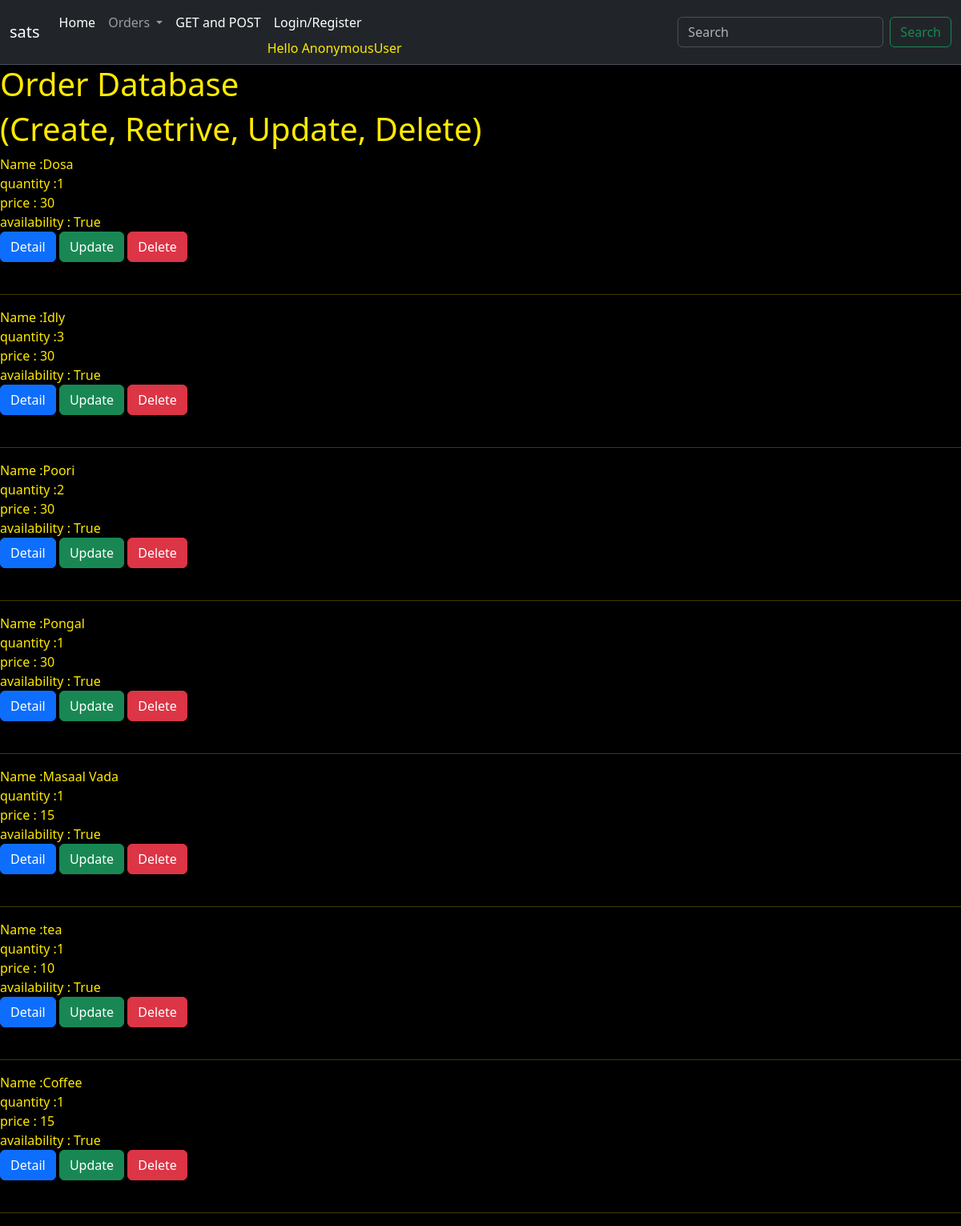
The page / on the database its author committed.
### bro_app/models.py (models this page shows)
class Order(models.Model):
    name = models.CharField(max_length=100)
    quantity = models.IntegerField()
    price = models.IntegerField()
    availability=models.BooleanField()

### bro_app/views.py (the view)
# urls.py: path('',Orderlist.as_view(), name = 'Orderlist'),
class Orderlist(ListView):
	model =Order
	template_name = 'CBV/Orderlist.html'

### templates/CBV/Orderlist.html
{% include 'base.html' %}
{% block content %}
    <h1>Order Database</h1>
    <h1>(Create, Retrive, Update, Delete)</h1>
    {% for object in object_list %}
    Name         :{{ object.name}}<br>
    quantity     :{{ object.quantity}} <br>
    price        : {{object.price}}<br>
    availability : {{object.availability}}<br>
    <div class="button-container">
        <a href = "{{ object.id }}/Orderdetail"><button type="button" class="btn btn-primary">Detail</button></a>
        <a href = "{{ object.id }}/Orderupdate"><button type="button" class="btn btn-success">Update</button></a>
        <a href = "{{ object.id }}/Orderdelete"><button type="button" class="btn btn-danger">Delete</button></a>
    </div>
    <br><hr>
    {% endfor %}
{% endblock %}

### templates/base.html (shortened to what this page needs)
<!doctype html>
<html lang="en">
  <head>
   <link href="https://cdn.jsdelivr.net/npm/bootstrap@5.3.1/dist/css/bootstrap.min.css" rel="stylesheet">
</head>
  <body>
            <nav class="navbar navbar-expand-lg bg-dark border-bottom border-body" data-bs-theme="dark">
        <div class="container-fluid">
          <a class="navbar-brand" href="#">sats</a>
          <div class="collapse navbar-collapse" id="navbarSupportedContent">
            <ul class="navbar-nav me-auto mb-2 mb-lg-0">
              <li class="nav-item">
                <a class="nav-link active" aria-current="page" href="{% url 'bro_app:home'%}">Home</a>
              </li>
              <li class="nav-item dropdown">
                <a class="nav-link dropdown-toggle" href="#" role="button" data-bs-toggle="dropdown" aria-expanded="false">
                  Orders
                </a>
                <li class="nav-item">
                  <a class="nav-link active" aria-current="page" href="{% url 'bro_app:dhana'%}">GET and POST</a>
                </li>
              </li>
              <li class="nav-item">
                {% if user.is_authenticated %}
                <a class="nav-link active" aria-current="page" href="{% url 'bro_app:logout' %}">Logout</a>
                {% else %}
                 <a class="nav-link active" aria-current="page" href="{% url 'bro_app:login_reg'%}">Login/Register</a>
                {% endif %}
                Hello {{ user }}
              </li>
            </ul>
            <form class="d-flex" role="search">
              <input class="form-control me-2" type="search" placeholder="Search" aria-label="Search">
              <button class="btn btn-outline-success" type="submit">Search</button>
            </form>
          </div>
        </div>
            </nav>
</body>
</html>

### templates/base.html (style rules this page uses)
body { background-color: rgb(0, 0, 0); color: rgba(255, 234, 0, 0.999); }

### rows shown on the page
Order: name "Dosa", quantity "1", price "30", availability "True"
Order: name "Idly", quantity "3", price "30", availability "True"
Order: name "Poori", quantity "2", price "30", availability "True"
Order: name "Pongal", quantity "1", price "30", availability "True"
Order: name "Masaal Vada", quantity "1", price "15", availability "True"
Order: name "tea", quantity "1", price "10", availability "True"
Order: name "Coffee", quantity "1", price "15", availability "True"

### other values the page prints
{{ user }} "AnonymousUser"
